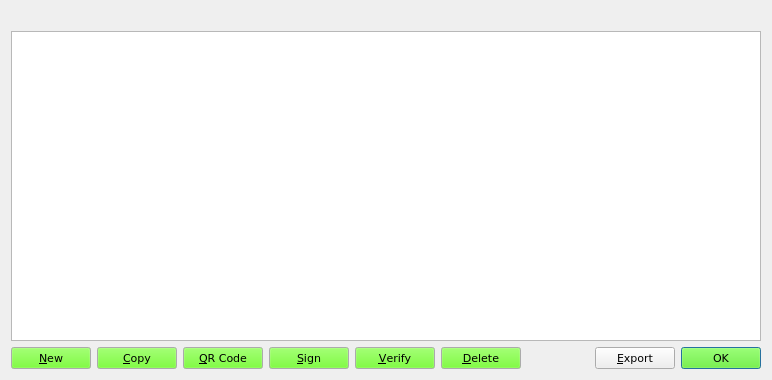
<?xml version="1.0" encoding="UTF-8"?>
<ui version="4.0">
 <class>AddressBookPage</class>
 <widget class="QWidget" name="AddressBookPage">
  <property name="geometry">
   <rect>
    <x>0</x>
    <y>0</y>
    <width>772</width>
    <height>380</height>
   </rect>
  </property>
  <property name="windowTitle">
   <string>Address Book</string>
  </property>
  <layout class="QVBoxLayout" name="verticalLayout">
   <item>
    <widget class="QLabel" name="labelExplanation">
     <property name="font">
      <font>
       <family>Verdana</family>
      </font>
     </property>
     <property name="textFormat">
      <enum>Qt::PlainText</enum>
     </property>
     <property name="wordWrap">
      <bool>true</bool>
     </property>
    </widget>
   </item>
   <item>
    <widget class="QTableView" name="tableView">
     <property name="palette">
      <palette>
       <active>
        <colorrole role="Button">
         <brush brushstyle="SolidPattern">
          <color alpha="255">
           <red>85</red>
           <green>255</green>
           <blue>0</blue>
          </color>
         </brush>
        </colorrole>
       </active>
       <inactive>
        <colorrole role="Button">
         <brush brushstyle="SolidPattern">
          <color alpha="255">
           <red>85</red>
           <green>255</green>
           <blue>0</blue>
          </color>
         </brush>
        </colorrole>
       </inactive>
       <disabled>
        <colorrole role="Button">
         <brush brushstyle="SolidPattern">
          <color alpha="255">
           <red>85</red>
           <green>255</green>
           <blue>0</blue>
          </color>
         </brush>
        </colorrole>
       </disabled>
      </palette>
     </property>
     <property name="font">
      <font>
       <family>Verdana</family>
      </font>
     </property>
     <property name="contextMenuPolicy">
      <enum>Qt::CustomContextMenu</enum>
     </property>
     <property name="toolTip">
      <string>Double-click to edit address or label</string>
     </property>
     <property name="tabKeyNavigation">
      <bool>false</bool>
     </property>
     <property name="alternatingRowColors">
      <bool>true</bool>
     </property>
     <property name="selectionMode">
      <enum>QAbstractItemView::SingleSelection</enum>
     </property>
     <property name="selectionBehavior">
      <enum>QAbstractItemView::SelectRows</enum>
     </property>
     <property name="sortingEnabled">
      <bool>true</bool>
     </property>
     <attribute name="verticalHeaderVisible">
      <bool>false</bool>
     </attribute>
    </widget>
   </item>
   <item>
    <layout class="QHBoxLayout" name="horizontalLayout">
     <item>
      <widget class="QPushButton" name="newAddress">
       <property name="palette">
        <palette>
         <active>
          <colorrole role="Button">
           <brush brushstyle="SolidPattern">
            <color alpha="255">
             <red>85</red>
             <green>255</green>
             <blue>0</blue>
            </color>
           </brush>
          </colorrole>
         </active>
         <inactive>
          <colorrole role="Button">
           <brush brushstyle="SolidPattern">
            <color alpha="255">
             <red>85</red>
             <green>255</green>
             <blue>0</blue>
            </color>
           </brush>
          </colorrole>
         </inactive>
         <disabled>
          <colorrole role="Button">
           <brush brushstyle="SolidPattern">
            <color alpha="255">
             <red>85</red>
             <green>255</green>
             <blue>0</blue>
            </color>
           </brush>
          </colorrole>
         </disabled>
        </palette>
       </property>
       <property name="font">
        <font>
         <family>Verdana</family>
         <pointsize>8</pointsize>
        </font>
       </property>
       <property name="toolTip">
        <string>Create a new address</string>
       </property>
       <property name="text">
        <string>&amp;New</string>
       </property>
      </widget>
     </item>
     <item>
      <widget class="QPushButton" name="copyAddress">
       <property name="palette">
        <palette>
         <active>
          <colorrole role="Button">
           <brush brushstyle="SolidPattern">
            <color alpha="255">
             <red>85</red>
             <green>255</green>
             <blue>0</blue>
            </color>
           </brush>
          </colorrole>
         </active>
         <inactive>
          <colorrole role="Button">
           <brush brushstyle="SolidPattern">
            <color alpha="255">
             <red>85</red>
             <green>255</green>
             <blue>0</blue>
            </color>
           </brush>
          </colorrole>
         </inactive>
         <disabled>
          <colorrole role="Button">
           <brush brushstyle="SolidPattern">
            <color alpha="255">
             <red>85</red>
             <green>255</green>
             <blue>0</blue>
            </color>
           </brush>
          </colorrole>
         </disabled>
        </palette>
       </property>
       <property name="font">
        <font>
         <family>Verdana</family>
         <pointsize>8</pointsize>
        </font>
       </property>
       <property name="toolTip">
        <string>Copy the currently selected address to the system clipboard</string>
       </property>
       <property name="text">
        <string>&amp;Copy</string>
       </property>
      </widget>
     </item>
     <item>
      <widget class="QPushButton" name="showQRCode">
       <property name="palette">
        <palette>
         <active>
          <colorrole role="Button">
           <brush brushstyle="SolidPattern">
            <color alpha="255">
             <red>85</red>
             <green>255</green>
             <blue>0</blue>
            </color>
           </brush>
          </colorrole>
         </active>
         <inactive>
          <colorrole role="Button">
           <brush brushstyle="SolidPattern">
            <color alpha="255">
             <red>85</red>
             <green>255</green>
             <blue>0</blue>
            </color>
           </brush>
          </colorrole>
         </inactive>
         <disabled>
          <colorrole role="Button">
           <brush brushstyle="SolidPattern">
            <color alpha="255">
             <red>85</red>
             <green>255</green>
             <blue>0</blue>
            </color>
           </brush>
          </colorrole>
         </disabled>
        </palette>
       </property>
       <property name="font">
        <font>
         <family>Verdana</family>
         <pointsize>8</pointsize>
        </font>
       </property>
       <property name="text">
        <string>&amp;QR Code</string>
       </property>
      </widget>
     </item>
     <item>
      <widget class="QPushButton" name="signMessage">
       <property name="palette">
        <palette>
         <active>
          <colorrole role="Button">
           <brush brushstyle="SolidPattern">
            <color alpha="255">
             <red>85</red>
             <green>255</green>
             <blue>0</blue>
            </color>
           </brush>
          </colorrole>
         </active>
         <inactive>
          <colorrole role="Button">
           <brush brushstyle="SolidPattern">
            <color alpha="255">
             <red>85</red>
             <green>255</green>
             <blue>0</blue>
            </color>
           </brush>
          </colorrole>
         </inactive>
         <disabled>
          <colorrole role="Button">
           <brush brushstyle="SolidPattern">
            <color alpha="255">
             <red>85</red>
             <green>255</green>
             <blue>0</blue>
            </color>
           </brush>
          </colorrole>
         </disabled>
        </palette>
       </property>
       <property name="font">
        <font>
         <family>Verdana</family>
         <pointsize>8</pointsize>
        </font>
       </property>
       <property name="toolTip">
        <string>Sign a message to prove you own a Rapecoin address</string>
       </property>
       <property name="text">
        <string>&amp;Sign</string>
       </property>
      </widget>
     </item>
     <item>
      <widget class="QPushButton" name="verifyMessage">
       <property name="palette">
        <palette>
         <active>
          <colorrole role="Button">
           <brush brushstyle="SolidPattern">
            <color alpha="255">
             <red>85</red>
             <green>255</green>
             <blue>0</blue>
            </color>
           </brush>
          </colorrole>
         </active>
         <inactive>
          <colorrole role="Button">
           <brush brushstyle="SolidPattern">
            <color alpha="255">
             <red>85</red>
             <green>255</green>
             <blue>0</blue>
            </color>
           </brush>
          </colorrole>
         </inactive>
         <disabled>
          <colorrole role="Button">
           <brush brushstyle="SolidPattern">
            <color alpha="255">
             <red>85</red>
             <green>255</green>
             <blue>0</blue>
            </color>
           </brush>
          </colorrole>
         </disabled>
        </palette>
       </property>
       <property name="font">
        <font>
         <family>Verdana</family>
         <pointsize>8</pointsize>
        </font>
       </property>
       <property name="toolTip">
        <string>Verify a message to ensure it was signed with a specified Rapecoin address</string>
       </property>
       <property name="text">
        <string>&amp;Verify</string>
       </property>
      </widget>
     </item>
     <item>
      <widget class="QPushButton" name="deleteAddress">
       <property name="palette">
        <palette>
         <active>
          <colorrole role="Button">
           <brush brushstyle="SolidPattern">
            <color alpha="255">
             <red>85</red>
             <green>255</green>
             <blue>0</blue>
            </color>
           </brush>
          </colorrole>
         </active>
         <inactive>
          <colorrole role="Button">
           <brush brushstyle="SolidPattern">
            <color alpha="255">
             <red>85</red>
             <green>255</green>
             <blue>0</blue>
            </color>
           </brush>
          </colorrole>
         </inactive>
         <disabled>
          <colorrole role="Button">
           <brush brushstyle="SolidPattern">
            <color alpha="255">
             <red>85</red>
             <green>255</green>
             <blue>0</blue>
            </color>
           </brush>
          </colorrole>
         </disabled>
        </palette>
       </property>
       <property name="font">
        <font>
         <family>Verdana</family>
         <pointsize>8</pointsize>
        </font>
       </property>
       <property name="toolTip">
        <string>Delete the currently selected address from the list</string>
       </property>
       <property name="text">
        <string>&amp;Delete</string>
       </property>
      </widget>
     </item>
     <item>
      <spacer name="horizontalSpacer">
       <property name="font">
        <font>
         <family>Verdana</family>
        </font>
       </property>
       <property name="orientation">
        <enum>Qt::Horizontal</enum>
       </property>
       <property name="sizeHint" stdset="0">
        <size>
         <width>40</width>
         <height>20</height>
        </size>
       </property>
      </spacer>
     </item>
     <item>
      <widget class="QPushButton" name="exportButton">
       <property name="font">
        <font>
         <family>Verdana</family>
         <pointsize>8</pointsize>
        </font>
       </property>
       <property name="toolTip">
        <string>Export the data in the current tab to a file</string>
       </property>
       <property name="text">
        <string>&amp;Export</string>
       </property>
      </widget>
     </item>
     <item>
      <widget class="QDialogButtonBox" name="buttonBox">
       <property name="sizePolicy">
        <sizepolicy hsizetype="Maximum" vsizetype="Fixed">
         <horstretch>0</horstretch>
         <verstretch>0</verstretch>
        </sizepolicy>
       </property>
       <property name="palette">
        <palette>
         <active>
          <colorrole role="Button">
           <brush brushstyle="SolidPattern">
            <color alpha="255">
             <red>85</red>
             <green>255</green>
             <blue>0</blue>
            </color>
           </brush>
          </colorrole>
         </active>
         <inactive>
          <colorrole role="Button">
           <brush brushstyle="SolidPattern">
            <color alpha="255">
             <red>85</red>
             <green>255</green>
             <blue>0</blue>
            </color>
           </brush>
          </colorrole>
         </inactive>
         <disabled>
          <colorrole role="Button">
           <brush brushstyle="SolidPattern">
            <color alpha="255">
             <red>85</red>
             <green>255</green>
             <blue>0</blue>
            </color>
           </brush>
          </colorrole>
         </disabled>
        </palette>
       </property>
       <property name="font">
        <font>
         <family>Verdana</family>
         <pointsize>8</pointsize>
        </font>
       </property>
       <property name="standardButtons">
        <set>QDialogButtonBox::Ok</set>
       </property>
      </widget>
     </item>
    </layout>
   </item>
  </layout>
 </widget>
 <resources/>
 <connections/>
</ui>
